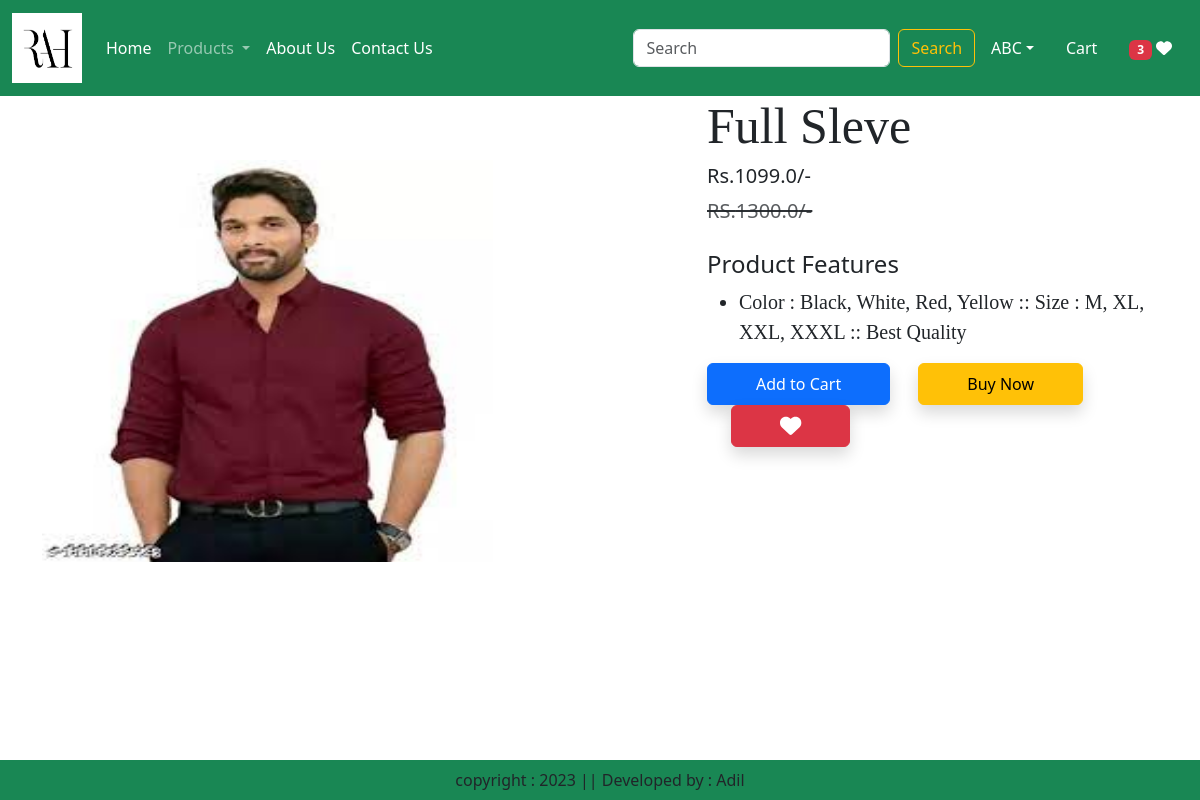
Page /products-detail/1 (signed in) on the committed database.
### cart/models.py (models this page shows, shortened)
class Product(models.Model):
    title = models.CharField(max_length=100)
    selling_price = models.FloatField()
    discounted_price = models.FloatField()
    description = models.TextField()
    category = models.CharField(choices=CATEGORY_CHOICES, max_length=2)
    product_image = models.ImageField(upload_to='product')

### cart/views.py (the view)
# urls.py: path("products-detail/<int:pk>", views.ProductsDetail.as_view(),name="products-detail"),
@method_decorator(login_required,name='dispatch')
class ProductsDetail(View):
    def get(self,request,pk):
        product = Product.objects.get(pk=pk)
        wishlist = Wishlist.objects.filter(Q(product=product) & Q(user=request.user))
        i = 0
        j = 0
        if request.user.is_authenticated:
            i =len(Cart.objects.filter(user=request.user))
            j =len(Wishlist.objects.filter(user=request.user))
        return render(request,"cart/productsdetail.html",locals())

### cart/templates/cart/productsdetail.html (shortened to what this page needs)
{% extends 'cart/base.html' %}
{% load static %}
{% block main-content %}
    <div class="container">
        <div class="row flex justify-content-between">
            <div class="img2 col-lg-5 mt-5">
                <img src="{{product.product_image.url}}" class="image col-xs-6
                col-sm-12 col-lg-12 mt-3 text-sm-center w-100 h-75" alt="">
            </div>
            <div class="productsdetail col-lg-5">
                <h1 style="font-family: Georgia; font-size: 50px;">
                    {{product.title}}
                </h1>
                <h5>Rs.{{product.discounted_price}}/-</h5>
                <small class="text-decoration-line-through text-muted fs-5"><del>RS.{{product.selling_price}}/-</small></del>
                <br><br><h4>Product Features</h4>
                <ul class="fs-5" style="font-family: Rajdhani;">
                    <li>{{product.description}}</li>
                </ul>
                <form action="/add-to-cart" class="d-inline">
                    <button type="submit" class="btn btn-primary shadow px-5 py-2">Add to Cart</button>
                </form>
                <a href="{% url 'showcart' %}" class="btn btn-warning shadow px-5 py-2 ms-4">Buy Now</a>
                {% if wishlist %}
                    <a pid={{product.id}} class="minus-wishlist btn btn-danger shadow px-5 py-2 ms-4"><i class="fas fa-heart fa-lg"></i></a>
                {% else %}
                    <a pid={{product.id}} class="plus-wishlist btn btn-success shadow px-5 py-2 ms-4"><i class="fas fa-heart fa-lg"></i></a>
                {% endif %}
            </div>
        </div>
    </div>
{% endblock main-content %}

### rows in the picture
Product: product_image (picture), title "Full Sleve", discounted_price "1099.0", selling_price "1300.0", description "Color : Black, White, Red, Yellow :: Size : M, XL, XXL, XXXL :: Best Quality"

### other values in the picture
{{ j }} "3"
